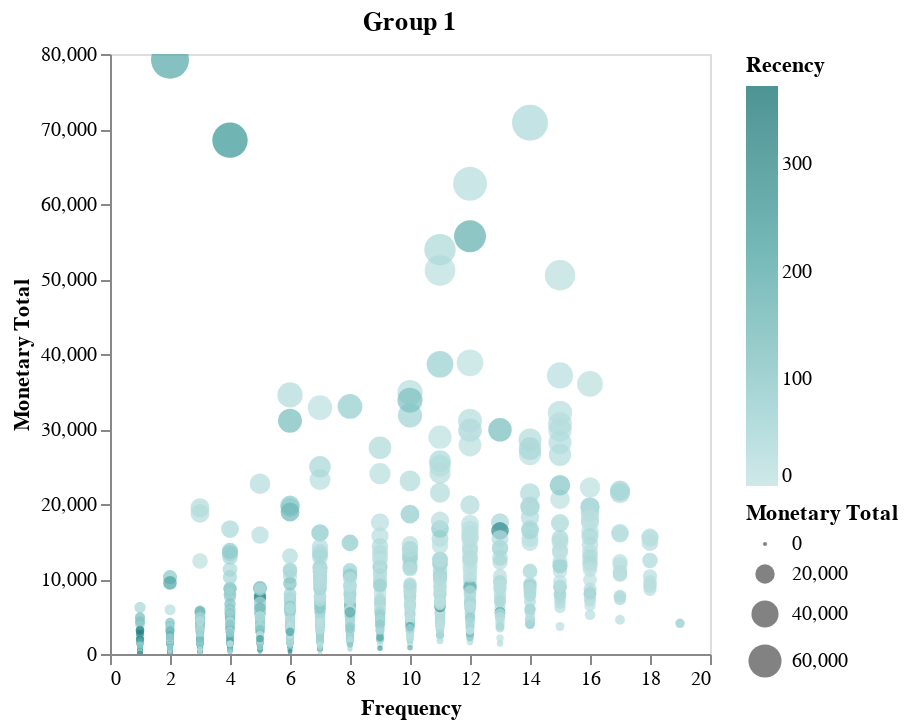

The notebook cell this image was saved under:
### Code cell
DeepnoteChart(rfm_data1, """{"layer":[{"layer":[{"mark":{"clip":true,"type":"circle","tooltip":true},"encoding":{"x":{"axis":{"grid":false},"sort":null,"type":"quantitative","field":"Frequency","scale":{"type":"linear","zero":false},"format":{"type":"default","decimals":null},"formatType":"numberFormatFromNumberType"},"y":{"axis":{"grid":false},"sort":null,"type":"quantitative","field":"Monetary Total","scale":{"type":"linear","zero":false},"format":{"type":"default","decimals":null},"formatType":"numberFormatFromNumberType"},"size":{"sort":null,"type":"quantitative","field":"Monetary Total"},"color":{"sort":null,"type":"quantitative","field":"Recency","scale":{"scheme":"teals"}}}}]}],"title":"Group 1","config":{"legend":{}},"$schema":"https://vega.github.io/schema/vega-lite/v5.json","encoding":{}}""")

### Figure 1 — Vega-Lite specification as saved in the notebook (floating-point values rounded to 4 significant figures; data arrays with more than 128 entries replaced by an {"elided": "..."} marker saying what was removed)
{"layer": [{"layer": [{"mark": {"clip": true, "type": "circle", "tooltip": true}, "encoding": {"x": {"axis": {"grid": false}, "sort": null, "type": "quantitative", "field": "Frequency", "scale": {"type": "linear", "zero": false}, "format": {"type": "default", "decimals": null}, "formatType": "numberFormatFromNumberType"}, "y": {"axis": {"grid": false}, "sort": null, "type": "quantitative", "field": "Monetary Total", "scale": {"type": "linear", "zero": false}, "format": {"type": "default", "decimals": null}, "formatType": "numberFormatFromNumberType"}, "size": {"sort": null, "type": "quantitative", "field": "Monetary Total"}, "color": {"sort": null, "type": "quantitative", "field": "Recency", "scale": {"scheme": "teals"}}}}]}], "title": "Group 1", "config": {"legend": {}}, "$schema": "https://vega.github.io/schema/vega-lite/v5.json", "encoding": {}, "data": {"values": {"elided": "4148 records"}}}
